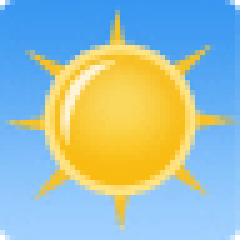
#> input picture test.png, 48 x 48 px (shown 5 times larger)
$ python pillow1.py   (Python 2 division)
#> lines starting #> are read from the running program, lines starting #| are printed output that depends on the picture
#pillow

from PIL import Image
im=Image.open('test.png')
#> im is the input picture: PIL image 48x48 RGBA; mean R, G, B, A 160, 189.5, 184, 255
print im.format,im.size,im.mode
#| PNG (48, 48) RGBA
im.thumbnail((40,40))
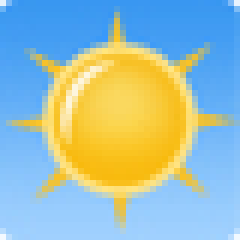
#> im: PIL image 40x40 RGBA (shown 6 times larger); mean R, G, B, A 160, 189.5, 183.9, 255
print im.format,im.size,im.mode
#| PNG (40, 40) RGBA
im.save('thumb.jpg','JPEG')

import sys
print sys.path
